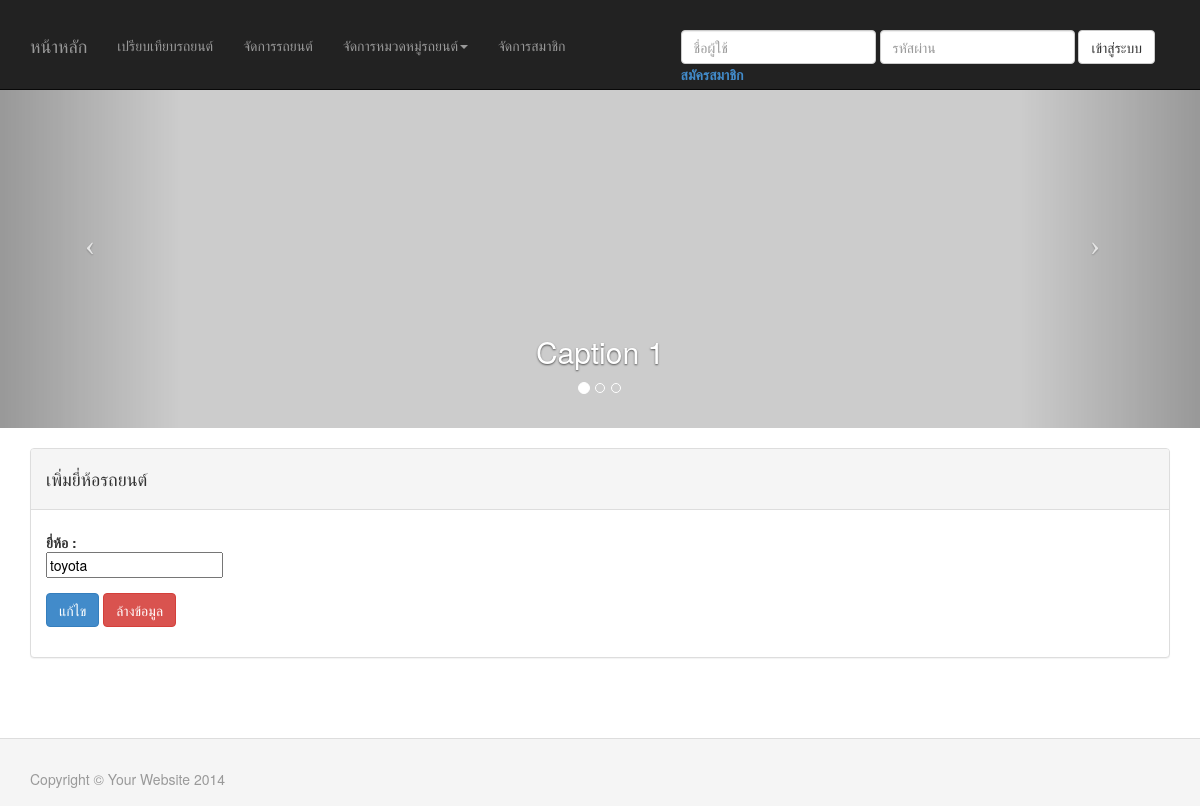
The page /car/editCarBrand.php?id=2 on the database as committed earlier.
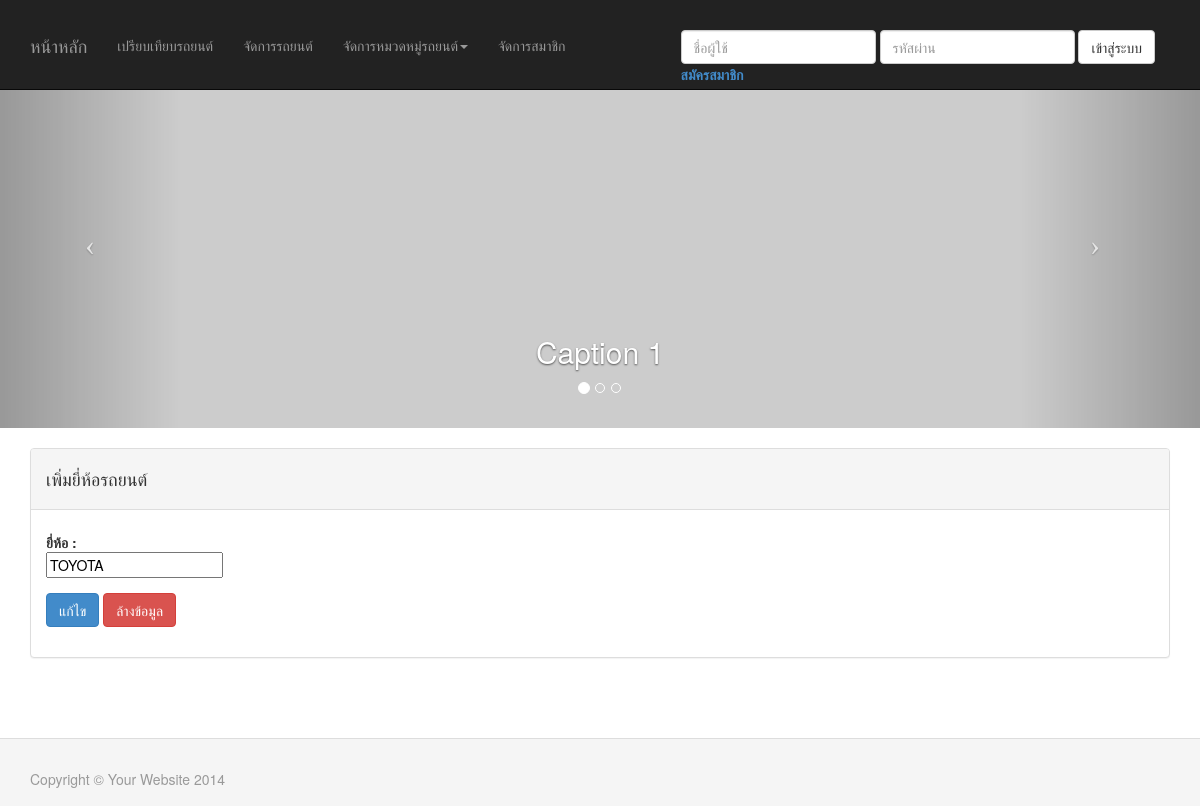
The same page on the database as committed later.
### tables this page shows
CREATE TABLE IF NOT EXISTS `carbrand` (
  `id` int(10) unsigned NOT NULL AUTO_INCREMENT,
  `name` varchar(255) DEFAULT NULL,
  PRIMARY KEY (`id`)
);

### car/src/class/Database.php (called while the page is built, shortened)
<?php
class Database {
	private $host;
	private $username;
	private $password;
	function __construct() {
		$this->host = 'localhost';
		$this->username = 'root';
		$this->password = '';
		$this->db = 'project';
	}
	function query($StrQuery) {
		$result = mysql_query( $StrQuery );
		return $result;
	}
	function connectDB() {
		$con = mysql_connect( $this->host, $this->username, $this->password ) or die("can't to connect");
		return $con;
	}
}
?>

### car/src/class/ManageBrandCar.php (called while the page is built, shortened)
<?php
include_once 'Database.php';
class ManageBrandCar {
    private $objDB;
    function __construct() {
        $this->objDB = new Database ();
    }
    function getBrandById($id) {
        $str = "select * from  carbrand where id='" . $id . "'";
        $rs = $this->objDB->query($str);
        $arrayIterator = new ArrayIterator();
        while ($row = mysql_fetch_object($rs)) {
            $arrayIterator->append($row);
        }
        return $arrayIterator;
    }
}
?>

### car/editCarBrand.php (the view, shortened to what this page needs)
<?php
include 'src/class/ManageBrandCar.php';
$objBrandCar = new ManageBrandCar ();
$id = $_GET ['id'];
?>
<!DOCTYPE html>
<html lang="en">
    <head>
        <?php include 'includes.php' ?>
    </head>
    <body>
        <?php include 'header.php'; ?>
        <div class="container">
            <div class="row clearfix">
                <div class="col-md-12 column">
                    <div class=" panel panel-default">
                        <div class="panel-heading">
                            <h4>เพิ่มยี่ห้อรถยนต์</h4>
                        </div>
                        <div class="panel-body">
                            <form class="form-horizontal"
                                  action="editCarBrand.php?submit=true&id=<?php echo $id ?>"
                                  method="post">
                                <fieldset>
                                    <?php
                                    $arrBrand = $objBrandCar->getBrandById($id);
                                    ?>
                                    <div class="form-group">
                                        <div class="control-group col-md-7">
                                            <label class="control-label " for="brand">ยี่ห้อ :</label>
                                            <div class="controls">
                                                <input id="brand" name="brand"
                                                       value="<?php echo $arrBrand->current()->name; ?>" placeholder="กรอก....."
                                                       class="input-xlarge" type="text">
                                            </div>
                                        </div>
                                    </div>
                                    <div class="form-group">
                                        <div class="control-group ">
                                            <div class="controls col-md-3">
                                                <button id="add" name="add" class="btn btn-primary ">แก้ไข</button>
                                                <button id="clear" name="clear" class="btn btn-danger">ล้างข้อมูล</button>
                                            </div>
                                        </div>
                                    </div>
                                </fieldset>
                            </form>
                        </div>
                    </div>
                </div>
            </div>
        </div>
        <?php include 'footer.php'; ?>
    </body>
</html>

Rows that differ between the two databases and show on the page:
changed carbrand: brand "toyota" → "TOYOTA"
